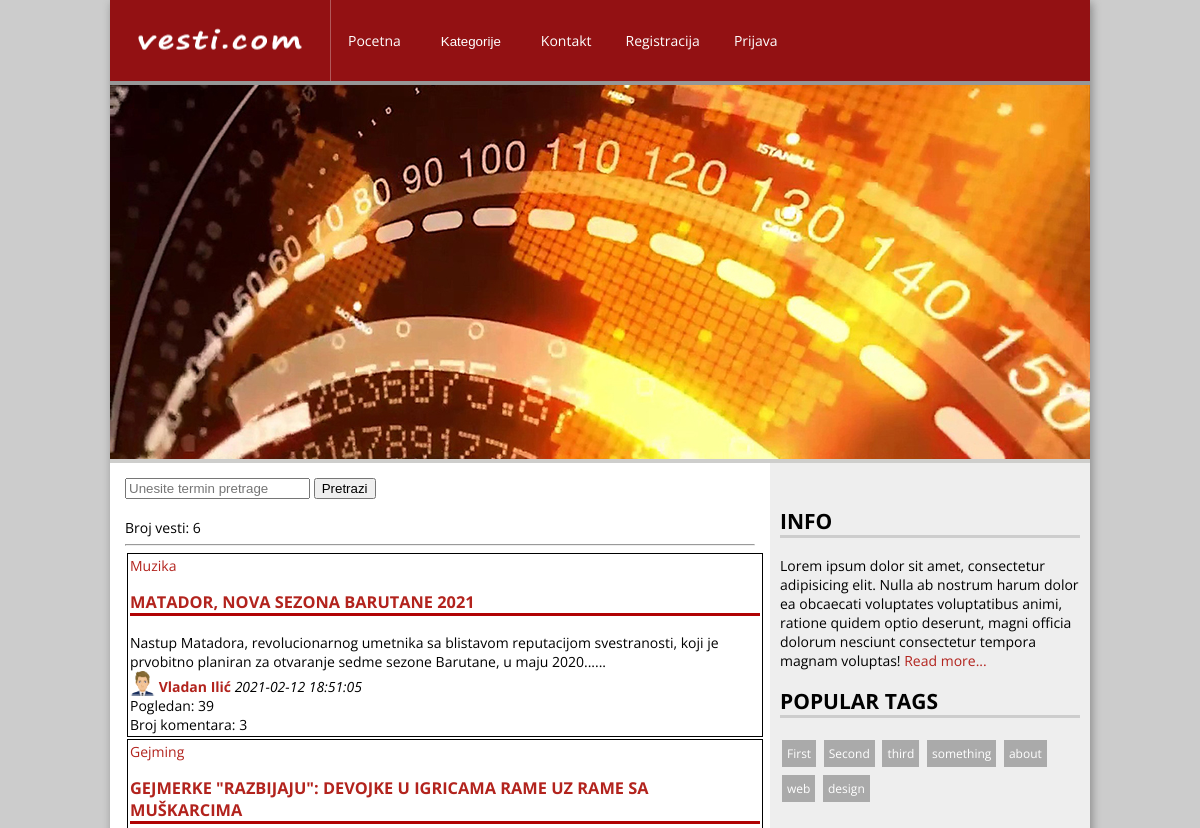
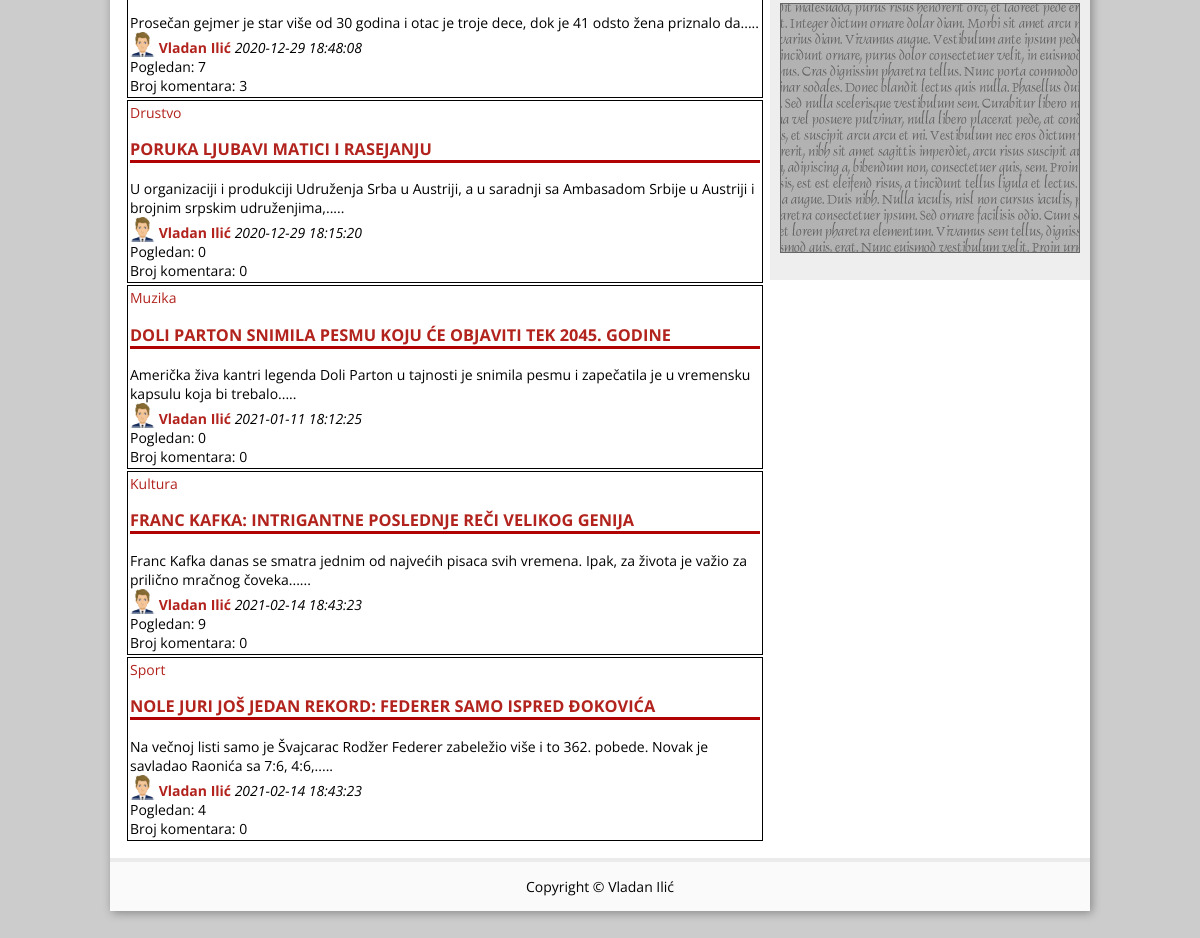
/index.php?autor=1, run on the app's committed database (2 pictures, top to bottom).
### tables this page shows
CREATE TABLE IF NOT EXISTS `vesti` (
  `id` int(3) UNSIGNED NOT NULL AUTO_INCREMENT,
  `naslov` varchar(150) NOT NULL,
  `tekst` text NOT NULL,
  `vreme` timestamp NOT NULL DEFAULT CURRENT_TIMESTAMP,
  `autor` int(3) NOT NULL,
  `kategorija` int(3) NOT NULL,
  `obrisan` int(1) NOT NULL DEFAULT '0',
  `izmena` timestamp NULL DEFAULT NULL ON UPDATE CURRENT_TIMESTAMP,
  `pogledan` int(5) NOT NULL DEFAULT '0',
  PRIMARY KEY (`id`)
);

### klase/classBaza.php (called while the page is built, shortened)
<?php
class Baza{
    protected $lokacija;
    protected $korime;
    protected $lozinka;
    protected $baza;
    protected $db;
    public function __construct(){
        $this->lokacija="localhost";
        $this->korime="root";
        $this->lozinka="";
        $this->baza="news";
    }
    public function connect(){
        $this->db=@mysqli_connect($this->lokacija, $this->korime, $this->lozinka, $this->baza);
        return $this->db;
    }
    public function query($upit){
        return mysqli_query($this->db, $upit);
    }
    public function fetch_object($rez){
        return mysqli_fetch_object($rez);
    }
    public function num_rows($rez){
        return mysqli_num_rows($rez);
    }
}
?>

### index.php (the view, shortened to what this page needs)
<?php
$db=new Baza();
?>
<!DOCTYPE html>
<html lang="sr">
<head>
    <link href="css/style.css" rel="stylesheet">
</head>
<body>
<div id="wrapper">
    <?php include_once("_menu.php");?>
    <div class="content">
        <div id="main">
        <form action="index.php" method="post">
        <input type="text" name="termin" placeholder='Unesite termin pretrage'> <button>Pretrazi</button><br><br>
    </form>
        <?php
              $upit="SELECT * FROM vwvesti WHERE obrisan=0 ORDER BY id DESC";
              if(isset($_GET['autor']))$upit="SELECT * FROM vwvesti WHERE obrisan=0 AND autor='".$_GET['autor']."'  ORDER BY id DESC";
              $rez=$db->query($upit);
              echo "Broj vesti: ".$db->num_rows($rez)."<hr>";
              while($red=$db->fetch_object($rez))
              {
                  echo "<div style='border: 1px solid black; width:100%;margin:2px;padding:2px'>";
                  echo "<a href='index.php?kategorija=".$red->kategorija."'>".$red->naziv."</a><br>";
                  echo "<h3><a href='vesti.php?id=".$red->id."'>".$red->naslov."</a></h3>";
                  if(isset($_GET['id']))
                      echo $red->tekst;
                  else
                  {
                      $tmp=explode(" ", $red->tekst);
                      $novi=array_slice($tmp, 0, 20);
                      $a=implode(" ", $novi).".....<br>";
                      if(isset($_POST['termin']))
                          echo str_replace(strtolower($_POST['termin']), "<span style='background-color:yellow'>".$_POST['termin']."</span>", strtolower($a));
                      else
                          echo $a;
                  }
                  if(file_exists("avatar/".$red->autor.".jpg")) $slika="avatar/".$red->autor.".jpg";
                  else $slika="avatar/nouser.jpg";
                  echo "<img src='{$slika}' height='25px'> ";
                  echo "<b><a href='index.php?autor=".$red->autor."'>".$red->ime ." ".$red->prezime."</a></b> <i>".$red->vreme."</i><br>";
                  echo "Pogledan: {$red->pogledan}<br>";
                  $upit="SELECT count(id) AS broj FROM komentari  WHERE idvesti={$red->id} AND dozvoljen=1 GROUP BY idvesti";
                  $pomrez=$db->query($upit);
                  if($db->num_rows($pomrez)==1){
                      $pomred=$db->fetch_object($pomrez);
                      echo "Broj komentara: {$pomred->broj}";
                  }
                  else
                      echo "Broj komentara: 0";
                  echo "</div>";
              }
          ?>
        </div>
        <?php include_once("_sidebar.php")?>
        </div>
        <?php include_once("_futer.php")?>
    </div>
</body>
</html>

### css/style.css (style rules this page uses)
body { background-color: #ccc; font-family: "Open Sans"; font-size: 0.875rem; margin:0; padding: 0; }
h1, h2, h3, h4, h5, h6 { text-transform: uppercase; border-bottom: 3px solid #b00203; }
a { text-decoration: none; color:#b2231d; }
img { vertical-align: bottom; }
#wrapper { background-color: white; width: 980px; margin: 0 auto 50px; border-radius: 2px; box-shadow: 2px 2px 10px #888888; }
.content { display:flex; align-items:flex-start; }
#main { padding: 15px; flex-basis: 630px; }

### data on the page
vesti: naziv "Muzika", naslov "MATADOR, NOVA SEZONA BARUTANE 2021", novi "Nastup Matadora, revolucionarnog umetnika sa blistavom reputacijom svestranosti, koji je prvobitno planiran za otvaranje sedme sezone Barutane, u maju 2020.", ime "Vladan", prezime "Ilić", vreme "2021-02-12 18:51:05", pogledan "39", broj "3"
vesti: naziv "Gejming", naslov "GEJMERKE \"RAZBIJAJU\": DEVOJKE U IGRICAMA RAME UZ RAME SA MUŠKARCIMA", novi "Prosečan gejmer je star više od 30 godina i otac je troje dece, dok je 41 odsto žena priznalo da", ime "Vladan", prezime "Ilić", vreme "2020-12-29 18:48:08", pogledan "7", broj "3"
vesti: naziv "Drustvo", naslov "PORUKA LJUBAVI MATICI I RASEJANJU", novi "U organizaciji i produkciji Udruženja Srba u Austriji, a u saradnji sa Ambasadom Srbije u Austriji i brojnim srpskim udruženjima,", ime "Vladan", prezime "Ilić", vreme "2020-12-29 18:15:20", pogledan "0", shows "Broj komentara: 0"
vesti: naziv "Muzika", naslov "DOLI PARTON SNIMILA PESMU KOJU ĆE OBJAVITI TEK 2045. GODINE", novi "Američka živa kantri legenda Doli Parton u tajnosti je snimila pesmu i zapečatila je u vremensku kapsulu koja bi trebalo", ime "Vladan", prezime "Ilić", vreme "2021-01-11 18:12:25", pogledan "0", shows "Broj komentara: 0"
vesti: naziv "Kultura", naslov "FRANC KAFKA: INTRIGANTNE POSLEDNJE REČI VELIKOG GENIJA", novi "Franc Kafka danas se smatra jednim od najvećih pisaca svih vremena. Ipak, za života je važio za prilično mračnog čoveka.", ime "Vladan", prezime "Ilić", vreme "2021-02-14 18:43:23", pogledan "9", shows "Broj komentara: 0"
vesti: naziv "Sport", naslov "NOLE JURI JOŠ JEDAN REKORD: FEDERER SAMO ISPRED ĐOKOVIĆA", novi "Na večnoj listi samo je Švajcarac Rodžer Federer zabeležio više i to 362. pobede. Novak je savladao Raonića sa 7:6, 4:6,", ime "Vladan", prezime "Ilić", vreme "2021-02-14 18:43:23", pogledan "4", shows "Broj komentara: 0"

### other printed values
$db->num_rows($rez) "6"
